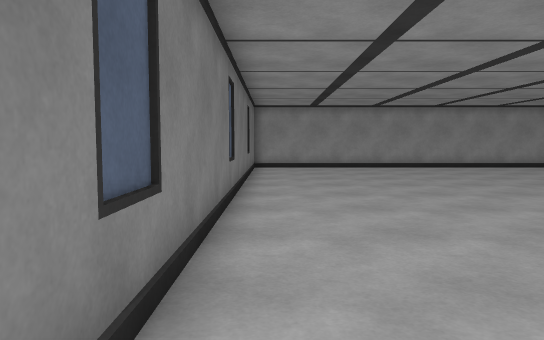
view 1 (above)

14 first-person views from a walk through a Unity game level. The camera is 1.2 m above the floor, tilts 4° down and sees 70° across. The floor is counted in squares, 1 m on a side. Each view is taken from the middle of a square. On the plan, view 1 faces up. The plan holds only what a view shows up to about 15 squares ahead; the rest is blank. The player is left out.

view 2
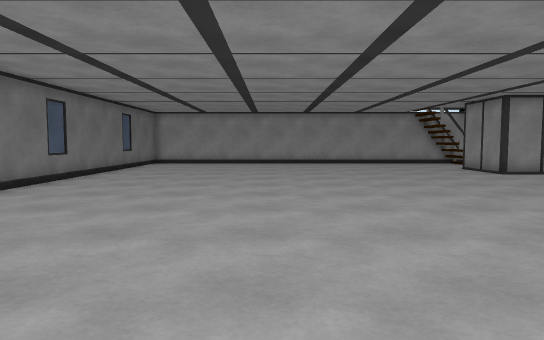

view 3
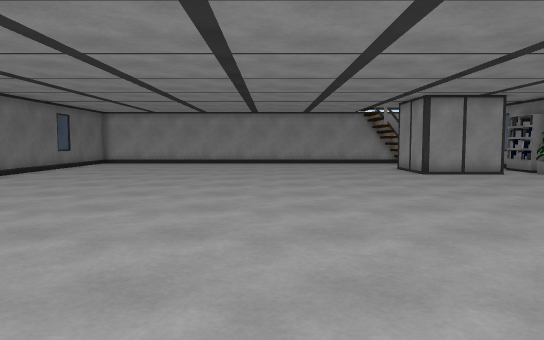

view 4
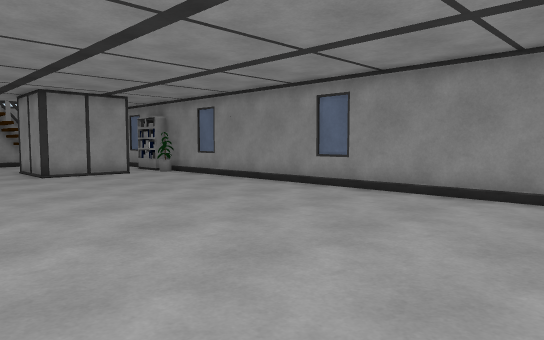

view 5
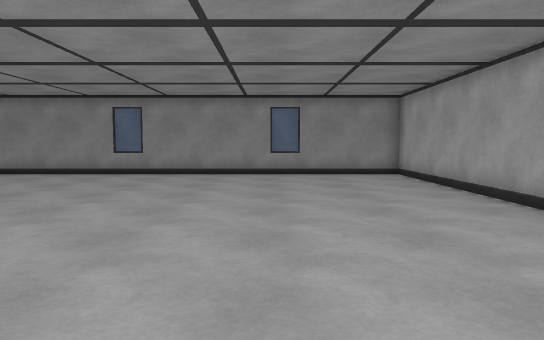

view 6
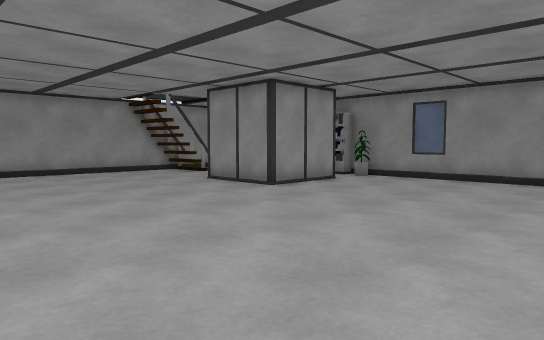

view 7
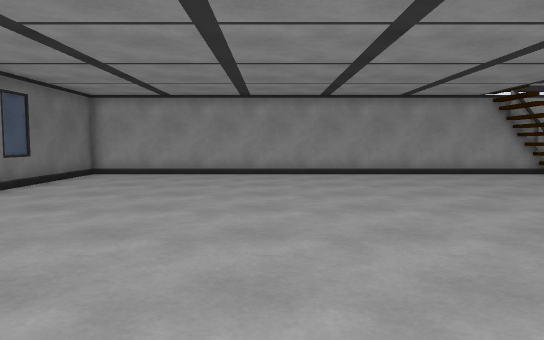

view 8
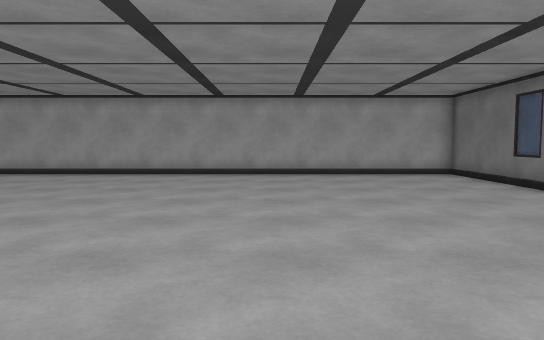

view 9
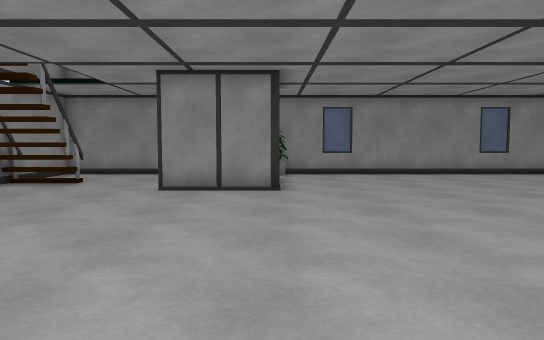

view 10
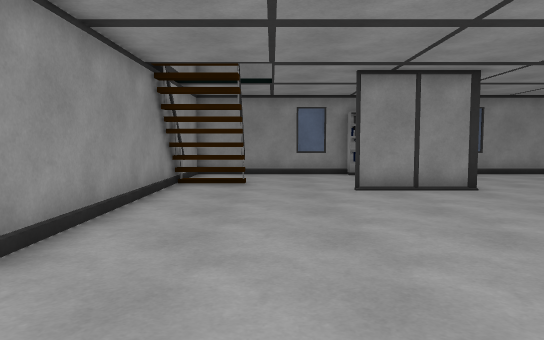

view 11
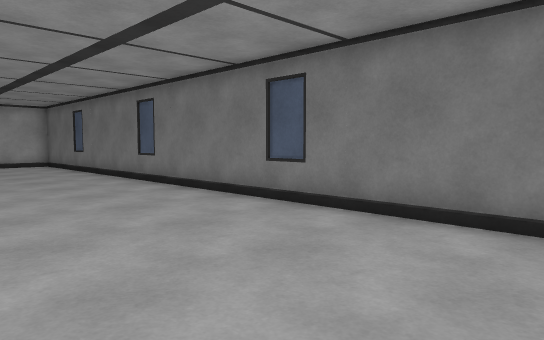

view 12
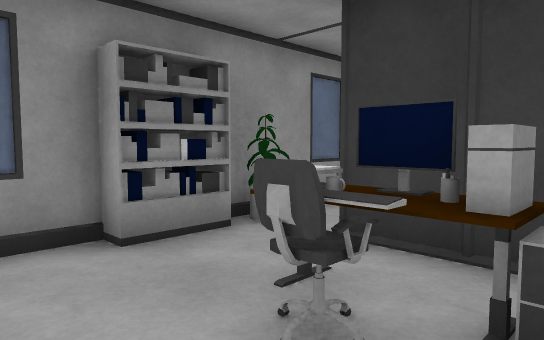

view 13
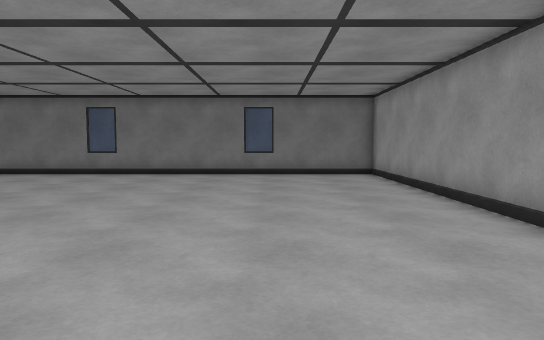

view 14
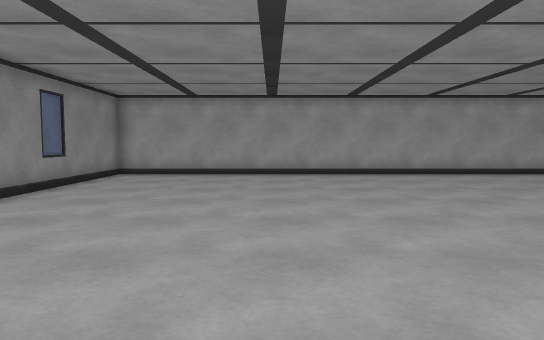

### Floor plan
Points are (right, up) in squares from view 1. A wall is a line through its corners. A room is listed if a view was taken in it or the views show most of it. See-through windows are left out.
Room 1 (views 1, 2, 3, 4, 5, 6, 7, 8, 9, 10, 11, 12, 13, 14)
walls: (15.6, 10.9) (17.9, 10.9); (17.9, 10.8) (14.8, 10.8) (14.8, 13.9); (17, 16.8) (15.3, 16.8) (15.3, 18.9); (17, 18.7) (15.6, 18.7); (-0.9, -7.9) (19.9, -7.9) (19.9, 18.9) (-0.9, 18.9) (-0.9, -7.9)
ways out: gap at (18, 11)
objects: other object (15, 12); other object (16, 12); other object (16, 13); monitor (17, 12); other object (17, 13); other object (19, 11); shelf (19, 12) to (20, 13)

Where each view was taken, in squares from view 1:
view 1: 0 up, 0 right, facing up
view 2: 4 down, 6 right, facing up
view 3: 4 down, 9 right, facing up
view 4: 4 down, 11 right, facing up-right
view 5: 3 down, 5 right, facing right
view 6: 3 up, 7 right, facing up-right
view 7: 4 up, 6 right, facing up
view 8: 7 up, 6 right, facing down
view 9: 11 up, 5 right, facing right
view 10: 16 up, 5 right, facing right
view 11: 14 up, 5 right, facing down-left
view 12: 15 up, 15 right, facing down-right
view 13: 15 up, 14 right, facing left
view 14: 7 up, 14 right, facing down
